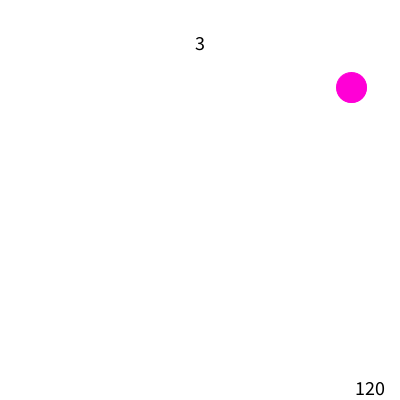
Frame 1 (no input)
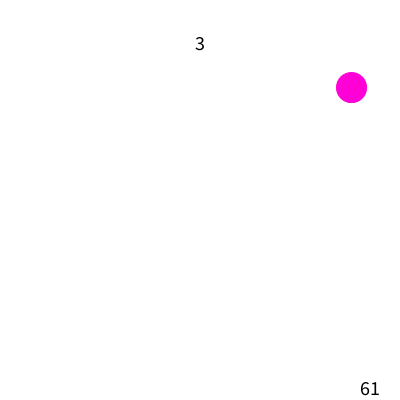
Frame 60 (the mouse pressed at the canvas centre just before this capture)
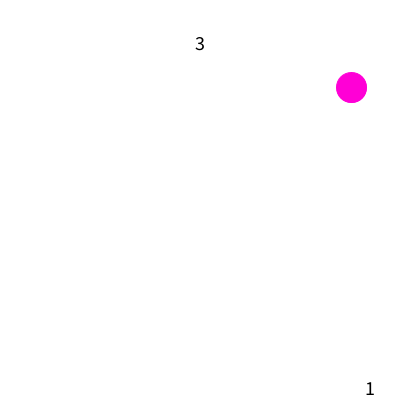
Frame 120 (the mouse held since frame 60 and released just before this capture)

The Processing sketch that drew these frames (run headless with seeded random() and noise(); from frame 60 on, the mouse is pressed at the canvas centre):

// Processing sketch: sketch_140613_17
// ── sketch_140613_17.pde
float xRect,yRect;
float wRect,hRect;
float xE,yE,rE;
color cRect;
boolean flag,game;
int count,s_count,score;

void setupRect(){
  wRect = random(20,60);
  hRect = random(20,60);
  xRect = random(width-wRect);
  yRect = random(height-hRect);
  cRect = color(random(360),99,99);
  flag = true;
}

void setupEllipse(){
  rE = random(20,60);
  xE = random(width-rE);
  yE = random(height-rE);
  cRect = color(random(360),99,99);
  flag = false;
}

void setupgraph(){
  count = 0;
  int t = int(random(0,2));
  if(t == 0){
    setupRect();
  }else{
    setupEllipse();
  }
}

void drawgraph(){
 if(flag){
    stroke(cRect);
    fill(cRect);
    rect(xRect,yRect,wRect,hRect);
 }else{
    stroke(cRect);
    fill(cRect);
    ellipse(xE,yE,rE,rE);
 }
}

void setup(){
  s_count = 3;
  score = 0;
  size(400,400);
  colorMode(HSB,359,99,99);
  int t = int(random(0,2));
  game = true;
  if(t == 0){
    setupRect();
  }else{
    setupEllipse();
  }
}

void draw(){
  background(0,0,99);
  if(game){
    textAlign(CENTER);
    textSize(20);
    drawgraph();
    fill(0);
    text(s_count,width/2,height/8);
    text(120-count,width-30,height-5);
    
    count++;
    if(count >= 120) {
      setupgraph();
      s_count--;
    }
    if(s_count <= 0){
      game = false;
    }
  }else{
    fill(0);
    textAlign(CENTER);
    text("END    " + "Score : "+ score, width/2,height/2);
  }
}

boolean between( float x, float a, float b){
  if( x >= a && x <= b ){
    return true;
  }else{
    return false;
  }
}

boolean inRect(float x,float y,
  float rx,float ry,float w,float h){
  if(between(x,rx,rx+w) && between(y, ry ,ry+h)){
    return true;
  }else{
    return false;
  }
}

boolean inEllipse(){
  if((mouseX-xE)*(mouseX-xE)+(mouseY-yE)*(mouseY-yE) < rE*rE){
    return true;
  }else{
    return false;
  }
}

void mouseClicked(){
  if(inRect(mouseX,mouseY,xRect,yRect,wRect,hRect)){
    setupgraph();
    score++;
  }
  if(inEllipse()){
    setupgraph();
    score++;
  }
}
